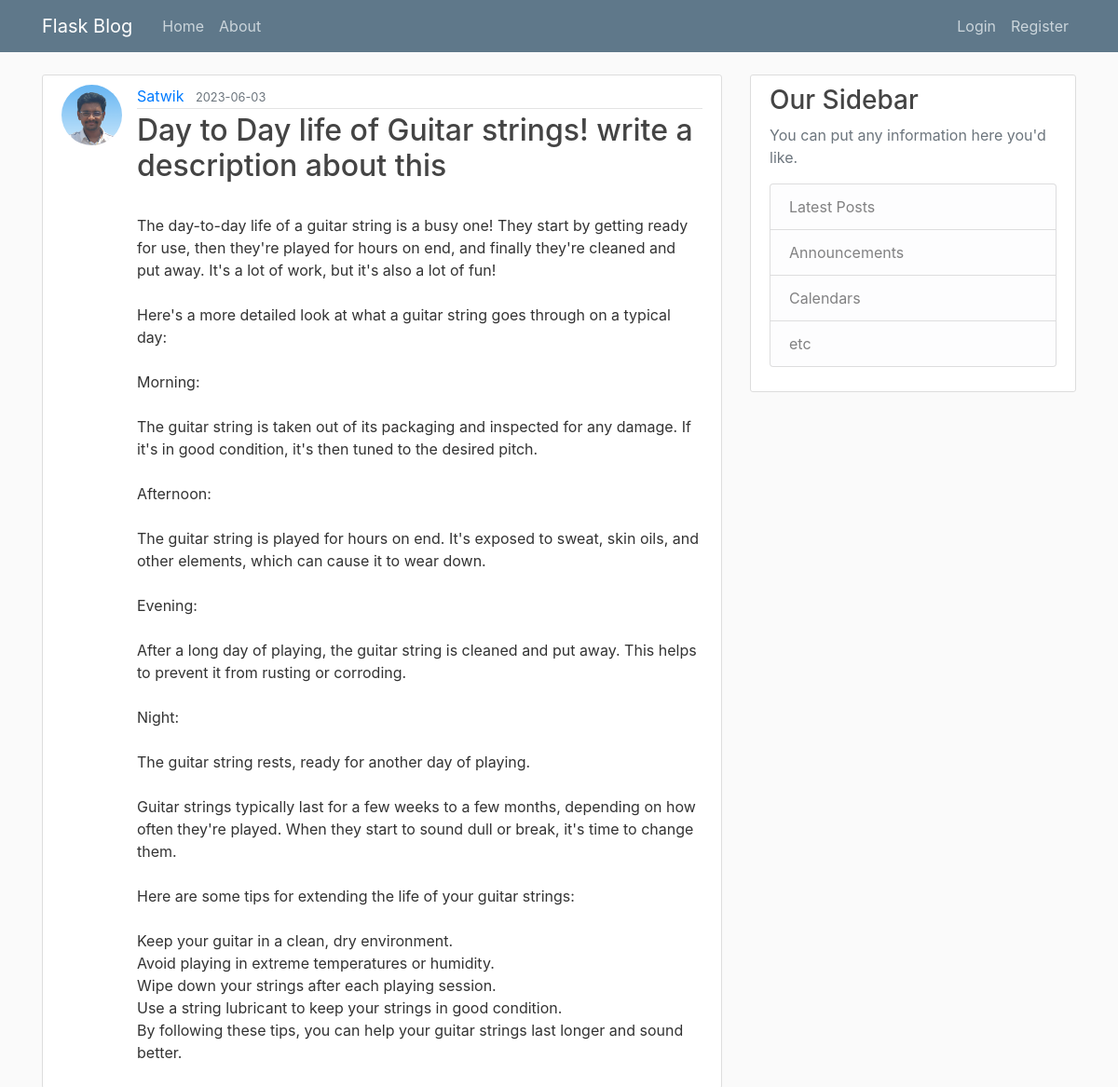
/post/1, run on an earlier commit of the app's database.
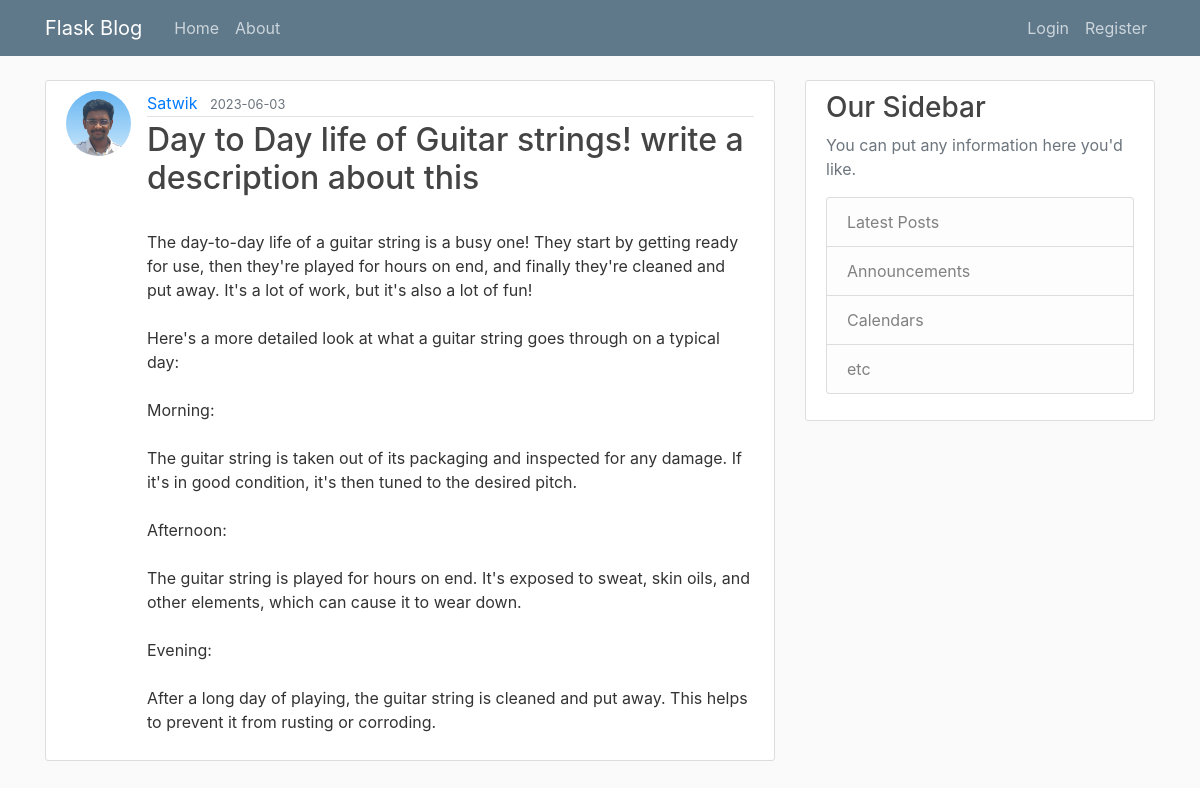
And on a later commit of the database.
### flaskblog/models.py (models this page shows, shortened)
class Post(db.Model):
    id = db.Column(db.Integer, primary_key=True)
    title = db.Column(db.String(100),nullable=False)
    date_posted = db.Column(db.DateTime,nullable=False,default=datetime.utcnow())
    content = db.Column(db.Text,nullable=False)
    user_id = db.Column(db.Integer,db.ForeignKey('user.id'),nullable=False)

### flaskblog/routes.py (the view)
@app.route('/post/<int:post_id>')
def post(post_id):
    post = Post.query.get_or_404(post_id)
    return render_template('post.html',title = post.title, post=post)

### flaskblog/templates/post.html (shortened to what this page needs)
{% extends 'layout.html' %}
{% block hehe %}
<article class="media content-section">
    <img src="{{url_for('static',filename = 'pictures/' + post.author.image_file)}}" alt="" class="rounded-circle article-img">
    <div class="media-body">
        <div class="article-metadata">
            <a class="mr-2" href="#">{{ post.author.username }}</a>
            <small class="text-muted">{{ post.date_posted.strftime('%Y-%m-%d')}}</small>
        </div>
        <h2 class="article-title">{{ post.title }}</h2>
        <p class="article-content">{{ post.content }}</p>
    </div>
</article>
{% endblock hehe%}

What changed in the data, as far as the page shows it:
changed Post "Day to Day life of Guitar strings! write a description about this": content "…from rusting or corroding. Night: The guitar string rests, ready for another day of playing. Guitar strings typically last for a few weeks to a few months, depending on how often they're played. When they start to sound dull or break, it's time to change them. Here are some tips for extending the life of your guitar strings: Keep your guitar in a clean, dry environment. Avoid playing in extreme temperatures or humidity. Wipe down your strings after each playing session. Use a string lubricant to keep your strings in good condition. By following these tips, you can help your guitar strings last longer and sound better." → "…from rusting or corroding."
